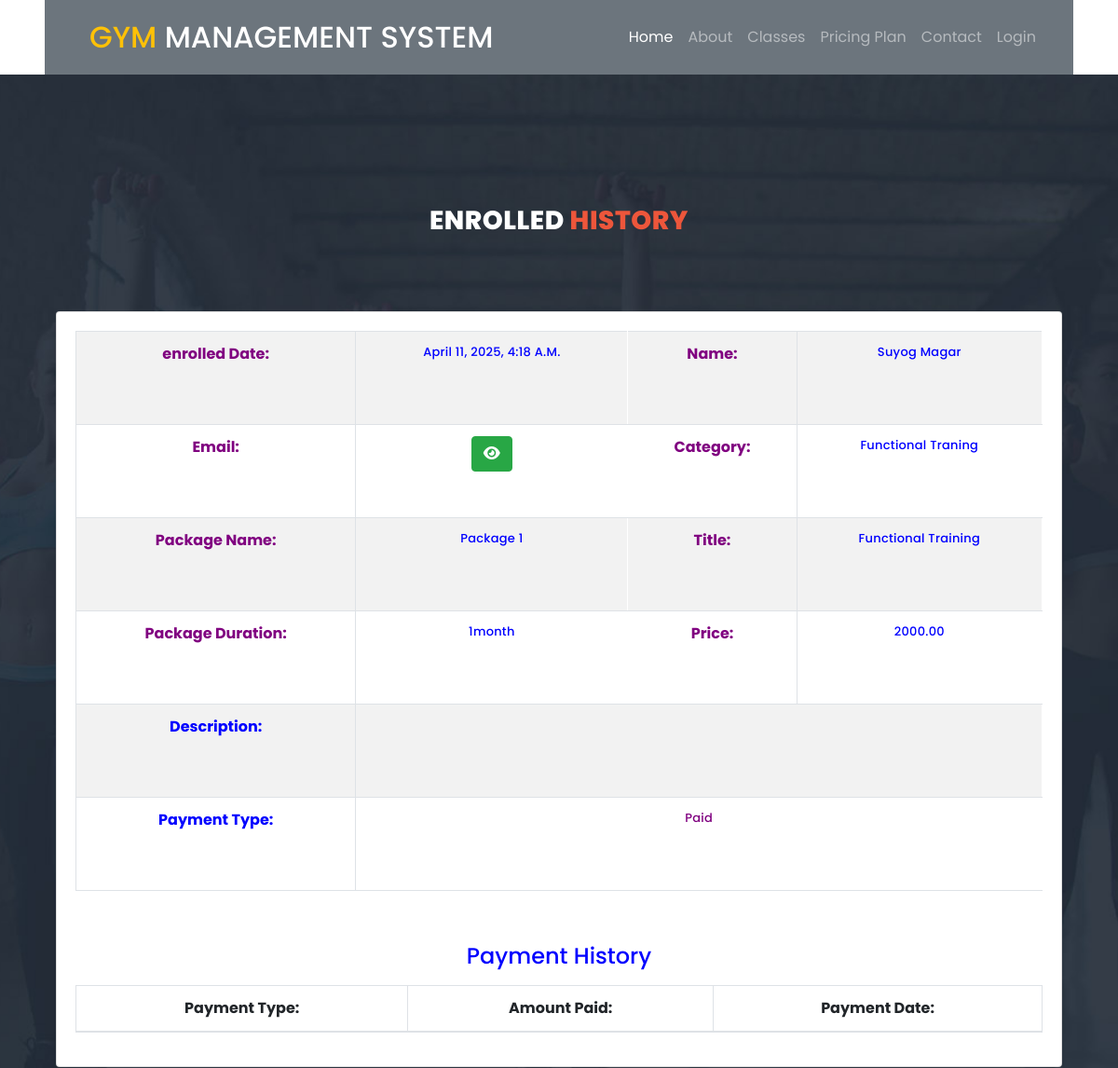
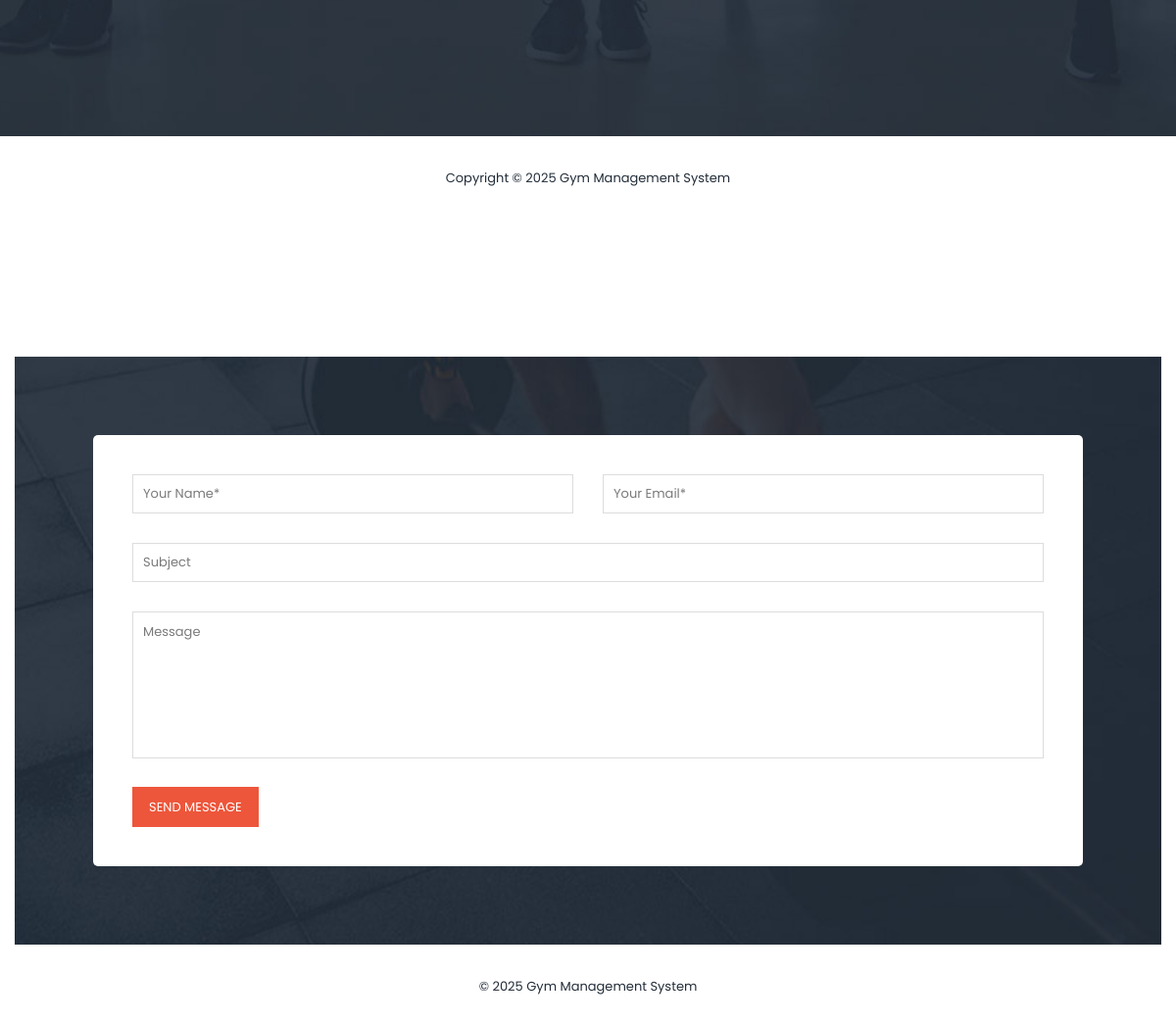
The app's page /enrolled_detail/3/ with its own data (2 pictures, top to bottom).
### app/models.py (models this page shows, shortened)
class Enroll(models.Model):
    package = models.ForeignKey(Package, on_delete=models.CASCADE, null=True, blank=True)
    register = models.ForeignKey(Signup, on_delete=models.CASCADE, null=True, blank=True)
    enrollnumber = models.CharField(max_length=100, null=True, blank=True)
    status = models.IntegerField(choices=STATUS, default=1)
    creationdate = models.DateTimeField(auto_now_add=True)

class Package(models.Model):
    category = models.ForeignKey(Category, on_delete=models.CASCADE, null=True)
    packagename = models.ForeignKey(Packagetype, on_delete=models.CASCADE, null=True)
    titlename = models.CharField(max_length=200, null=True)
    packageduration = models.CharField(max_length=50, null=True)
    price = models.DecimalField(max_digits=10, decimal_places=2, null=True)
    description = models.TextField(null=True)
    creationdate = models.DateTimeField(auto_now_add=True)

class Signup(models.Model):
    user = models.OneToOneField(User, on_delete=models.CASCADE, null=True)  # One-to-One link with User
    mobile = models.CharField(max_length=15, null=True)
    state = models.CharField(max_length=150, null=True)
    city = models.CharField(max_length=150, null=True)
    address = models.CharField(max_length=200, null=True)
    creationdate = models.DateTimeField(auto_now_add=True)

class Category(models.Model):
    categoryname = models.CharField(max_length=200, null=True)
    status = models.CharField(max_length=300, null=True)
    creationdate = models.DateTimeField(auto_now_add=True)

class Packagetype(models.Model):
    category = models.ForeignKey(Category, on_delete=models.CASCADE, null=True)
    packagename = models.CharField(max_length=200, null=True)
    creationdate = models.DateTimeField(auto_now_add=True)
    def __str__(self):
        return self.packagename

### app/views.py (the view, shortened to what this page needs)
# urls.py: path('enrolled_detail/<int:pid>/', enrolled_detail, name="enrolled_detail"),
def enrolled_detail(request, pid):
    data = Enroll.objects.get(id=pid)
    payment = Paymenthistory.objects.filter(enroll=data)
    if request.user.is_staff:
        return render(request, "admin/admin_enrolled_detail.html", locals())
    else:
        return render(request, "user_enrolled_detail.html", locals())

### templates/user_enrolled_detail.html (shortened to what this page needs)
{% extends 'header.html' %}
{% load static %}
{% block main_content %}
<link rel="stylesheet" href="https://cdnjs.cloudflare.com/ajax/libs/font-awesome/6.2.0/css/all.min.css" />
<body>
<section class="section" id="schedule">
    <div class="container">
        <div class="row">
            <div class="col-lg-6 offset-lg-3">
                <div class="section-heading dark-bg">
                    <h2>enrolled <em>History</em></h2>
                </div>
            </div>
        </div>
        <section class="content">
        <div class="container">
            <div class="row">
                <div class="col-12">
                    <div class="card">
                        <div class="card-body">
                            <table id="example" class="table table-bordered table-striped">
                                <tr>
                                    <th style="color:purple">enrolled Date:</th>
                                    <td style="color:blue">{{data.package.creationdate}}</td>
                                    <th style="color:purple">Name:</th>
                                    <td style="color:blue">{{data.register.user.first_name}} {{data.register.user.last_name}}</td>
                                </tr>
                                <tr>
                                    <th style="color:purple">Email:</th>
                                    <td>
                                        <button type="button" class="btn btn-success" id="email-btn-{{forloop.counter}}" onclick="togglePassword('email-{{forloop.counter}}', this.id)"><i class="fa fa-eye"></i></button>
                                    </td>
                                    <th style="color:purple">Category:</th>
                                    <td style="color:blue">{{data.package.category.categoryname}}</td>
                                </tr>
                                <tr>
                                    <th style="color:purple">Package Name:</th>
                                    <td style="color:blue">{{data.package.packagename}}</td>
                                    <th style="color:purple">Title:</th>
                                    <td style="color:blue">{{data.package.titlename}}</td>
                                </tr>
                                <tr>
                                    <th style="color:purple">Package Duration:</th>
                                    <td style="color:blue">{{data.package.packageduration}}</td>
                                    <th style="color:purple">Price:</th>
                                    <td style="color:blue">{{data.package.price}}</td>
                                </tr>
                                <tr>
                                    <th style="color:blue">Description:</th>
                                    <td colspan="10" style="color:purple">{{data.package.description|safe}}</td>
                                </tr>
                                <tr>
                                    <th style="color:blue">Payment Type:</th>
                                    <td colspan="10" style="color:purple">{{data.get_status_display}}</td>
                                </tr>
                            </table>
                            <table id="example6" class="table table-bordered table-striped">
                                        <div class="card-body">
                                            <tr>
                                                <center>
                                                    <h4 style="color:blue">Payment History</h4>
                                                </center>
                                            </tr>
                                            <table id="example5" class="table table-bordered table-striped">
                                                <thead>
                                                <tr>
                                                    <th>Payment Type:</th>
                                                    <th>Amount Paid:</th>
                                                    <th>Payment Date:</th>
                                                </tr>
                                                </thead>
                                            </table>
                                        </div>
                            </table>
                        </div>
                    </div>
                </div>
            </div>
        </div>
        </section>
    </div>
</section>
<footer>
    <div class="container">
        <div class="row">
            <div class="col-lg-12">
                <p>Copyright &copy;
                    Gym Management System
                </p>
            </div>
        </div>
    </div>
</footer>
</body>
</html>
{% endblock %}

### static/assets/css/templatemo-training-studio.css (style rules this page uses)
html, body, div, span, applet, object, iframe, h1, h2, h3, h4, h5, h6, p, blockquote, div pre, a, abbr, acronym, address, big, cite, code, del, dfn, em, font, img, ins, kbd, q, s, samp, small, strike, strong, sub, sup, tt, var, b, u, i, center, dl, dt, dd, ol, ul, li, figure, header, nav, section, article, aside, footer, figcaption { margin: 0; padding: 0; border: 0; outline: 0; }
header, nav, section, article, aside, footer, hgroup { display: block; }
* { box-sizing: border-box; }
html, body { font-family: 'Poppins', sans-serif; font-weight: 400; background-color: #fff; font-size: 16px; -ms-text-size-adjust: 100%; -webkit-font-smoothing: antialiased; -moz-osx-font-smoothing: grayscale; }
h1, h2, h3, h4, h5, h6 { margin-top: 0px; margin-bottom: 0px; }
p { font-size: 14px; line-height: 25px; color: #7a7a7a; }
html, body { background: #fff; font-family: 'Poppins', sans-serif; }
.section-heading { text-align: center; margin-top: 140px; margin-bottom: 80px; }
.section-heading h2 { font-size: 28px; font-weight: 800; color: #232d39; text-transform: uppercase; letter-spacing: 0.5px; margin-top: 0px; margin-bottom: 0px; }
.section-heading h2 em { font-style: normal; color: #ed563b; }
.dark-bg h2 { color: #fff; }
#schedule { padding: 0px 0px 140px 0px; background-image: url(../images/schedule-bg.jpg); background-position: center center; background-repeat: no-repeat; background-size: cover; }
#schedule table { width: 100%; text-align: center; border: 1px solid #fff; }
#schedule table tbody tr { border-bottom: 1px solid #fff; }
#schedule table tbody tr td { border-right: 1px solid #fff; height: 100px; }
#schedule table tr td { color: #fff; font-size: 13px; text-transform: capitalize; font-weight: 500; letter-spacing: 0.25px; }
footer { text-align: center; padding: 30px 0px; }
footer p { color: #232d39; font-size: 13px; }

### templates/user_enrolled_detail.html (style rules this page uses)
td { padding:0px; }

### records on screen
Enroll: package.creationdate "April 11, 2025, 4:18 A.m.", register.user.first_name "Suyog", register.user.last_name "Magar", package.category.categoryname "Functional Traning", package.packagename "Package 1", package.titlename "Functional Training", package.packageduration "1month", package.price "2000.00", status "Paid"
